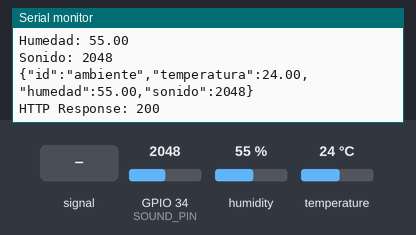
Bench run of a program on a simulated ESP32. On the bench: the last lines printed to the serial monitor. The test bench sets the inputs (shaded band); at power-on: humidity 55 %, GPIO 34 (SOUND_PIN) = 2048, temperature 24 °C. WiFi joins after 1.5 s; servers stay silent unless stated; uploads are accepted with an empty reply.

Above: at 2.7 s.
2.8 s: GPIO 34 (SOUND_PIN) fed a 200 Hz sine of ±327 counts around its level
At 4.91 s:
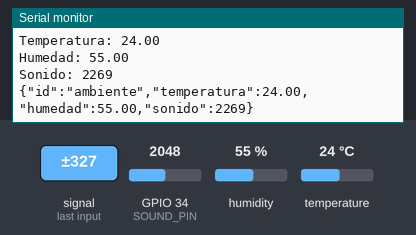
6.9 s: humidity set to 22 %
At 8.9 s:
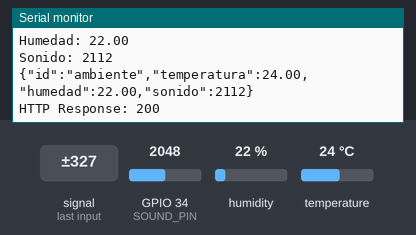
11.0 s: GPIO 34 (SOUND_PIN) set to 2866
At 12.4 s:
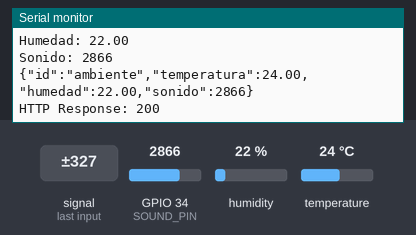
15.1 s: temperature set to 12 °C
At 18.2 s:
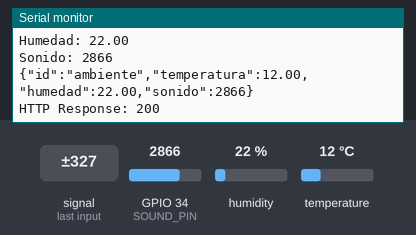
19.2 s: GPIO 34 (SOUND_PIN) fed a 1000 Hz sine of ±1023 counts around its level
At 21.06 s:
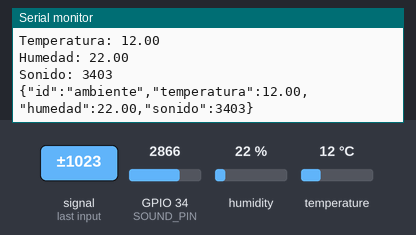
23.3 s: GPIO 34 (SOUND_PIN) set to 3603
At 25.3 s:
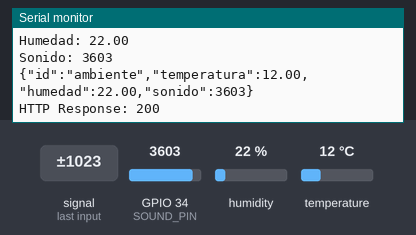
Timing chart, 0 to 26.8 s (numbered marks = the images above; inputs shaded):
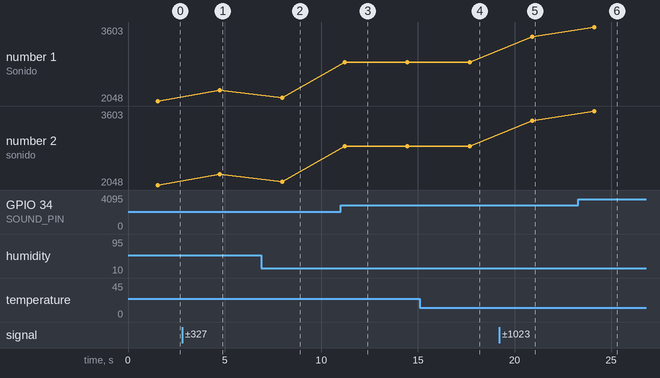

Measured:
- after the input at 2.8 s, the serial monitor: prints a new line after 2.0 s (image 1)
- after the input at 6.9 s, the serial monitor: prints a new line after 1.1 s (image 2)
- after the input at 11.0 s, the serial monitor: prints a new line after 0.22 s (image 3)
- after the input at 15.1 s, the serial monitor: prints a new line after 2.6 s (image 4)
- after the input at 19.2 s, the serial monitor: prints a new line after 1.7 s (image 5)
- after the input at 23.3 s, the serial monitor: prints a new line after 0.83 s (image 6)
- plotted number 1: 2048 → 2269 after the input at 2.8 s, 2112 → 2866 after the input at 11.0 s, 2866 → 3403 after the input at 19.2 s, 3403 → 3603 after the input at 23.3 s
- plotted number 2: 2048 → 2269 after the input at 2.8 s, 2112 → 2866 after the input at 11.0 s, 2866 → 3403 after the input at 19.2 s, 3403 → 3603 after the input at 23.3 s

The program:

main.cpp
```cpp
#include <WiFi.h>
#include <HTTPClient.h>
#include "DHT.h"

// =========================
// WIFI
// =========================
const char *ssid = "ESP32_TEST2";
const char *password = "12345678";

//  IP de el servidor
const char *serverName =
    "http://172.20.10.2:8040/data";

// =========================
// DHT11
// =========================
#define DHTPIN 4
#define DHTTYPE DHT11

DHT dht(DHTPIN, DHTTYPE);

// =========================
// SOUND SENSOR
// =========================
#define SOUND_PIN 34

void setup()
{

  Serial.begin(115200);

  dht.begin();

  // =========================
  // WIFI
  // =========================
  WiFi.begin(ssid, password);

  Serial.print("Conectando WiFi");

  while (WiFi.status() != WL_CONNECTED)
  {

    delay(500);
    Serial.print(".");
  }

  Serial.println("");
  Serial.println("WiFi conectado");
}

void loop()
{

  // =========================
  // LEER DHT11
  // =========================
  float temperatura =
      dht.readTemperature();

  float humedad =
      dht.readHumidity();

  // =========================
  // LEER SONIDO
  // =========================
  int sonido =
      analogRead(SOUND_PIN);

  // =========================
  // MOSTRAR
  // =========================
  Serial.println("==============");

  Serial.print("Temperatura: ");
  Serial.println(temperatura);

  Serial.print("Humedad: ");
  Serial.println(humedad);

  Serial.print("Sonido: ");
  Serial.println(sonido);

  // =========================
  // ENVIAR AL SERVER
  // =========================
  if (WiFi.status() == WL_CONNECTED)
  {

    HTTPClient http;

    http.begin(serverName);

    http.addHeader(
        "Content-Type",
        "application/json");

    // 🔥 JSON
    String json = "{";

    json += "\"id\":\"ambiente\",";
    json += "\"temperatura\":";
    json += temperatura;
    json += ",";
    json += "\"humedad\":";
    json += humedad;
    json += ",";
    json += "\"sonido\":";
    json += sonido;

    json += "}";

    Serial.println(json);

    int response =
        http.POST(json);

    Serial.print("HTTP Response: ");
    Serial.println(response);

    http.end();
  }

  delay(3000);
}
```
